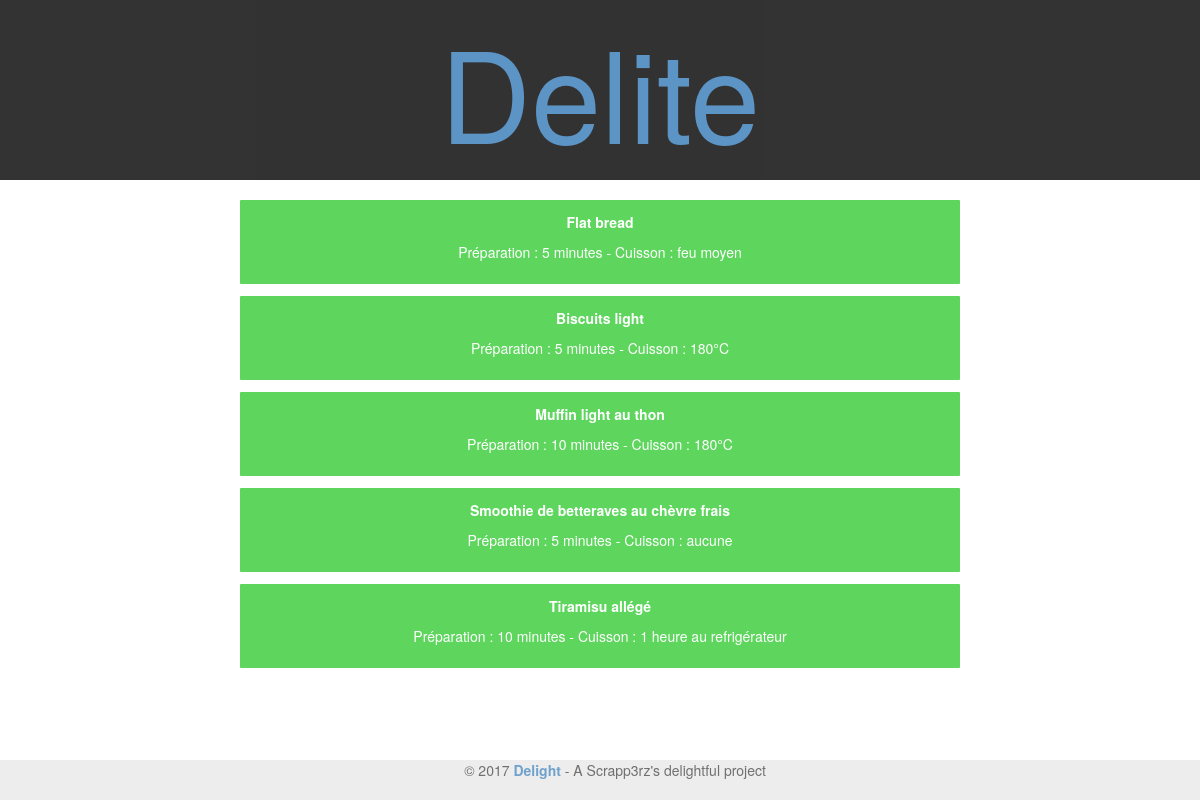
/pageSmartCook.php, run on the app's committed database.
### tables this page shows
create table recette (
    id int auto_increment, 
    nomrecette varchar(100) not null,
    nbPersonnes INT not NULL,
    description TEXT,
    preparation INT not null, 
    cuisson INT not null, 
    temperature VARCHAR(100) not null, 
    PRIMARY KEY(id)
);

### pageSmartCook.php (the view, shortened to what this page needs)
    <?php include("entete.php"); ?>
<?php
$reponse = $db->query('SELECT	  nomrecette
			            		, nomcategorie
			            		, recette.id AS recipeid
			            		, categorie.id
                                , description
                                , preparation
                                , cuisson
                                , temperature
			                FROM recette
			            	JOIN selection
			            			ON recette.id = id_recette
			            	JOIN categorie
			            			ON categorie.id = id_categorie
                            WHERE categorie.id = 4');
while ($donnees = $reponse->fetch())
{
?>
<div class="div-couleur4" >  <a href="pageRecette.php?id_recette=<?php echo $donnees['recipeid']?> ">
   <p class="titrerecette">
     <strong>
    <?php  echo $donnees['nomrecette']; ?> </strong>
   </p>
   <p class="titrerecette">
    Préparation : <?php echo $donnees['preparation']; ?> minutes   -
    Cuisson : <?php echo $donnees['temperature']; ?>  <br>
 </p>    <a/>
    </div>
<?php
}
?>
<?php include("pieddepage.php"); ?>

### assets/css/style.css (style rules this page uses)
html { height: 100%; width: 100%; margin: 0; padding: 0; }
a { text-decoration: none; color: #fff; }
.titrerecette { color: #fff; text-align: center; text-decoration: none; }
.div-couleur4 { background: #5ED65E; border-radius: 1px; transition: all 0.5s; text-align: center; color: #fff; padding: 1% 1% 1% 1%; margin-left: 20%; margin-right: 20%; margin-top: 1%; margin-bottom: 1%; font-size: 1em; text-decoration: none; }

### data on the page
recette: nomrecette "Flat bread", preparation "5", temperature "feu moyen"
recette: nomrecette "Biscuits light", preparation "5", temperature "180°C"
recette: nomrecette "Muffin light au thon", preparation "10", temperature "180°C"
recette: nomrecette "Smoothie de betteraves au chèvre frais", preparation "5", temperature "aucune"
recette: nomrecette "Tiramisu allégé", preparation "10", temperature "1 heure au refrigérateur"
